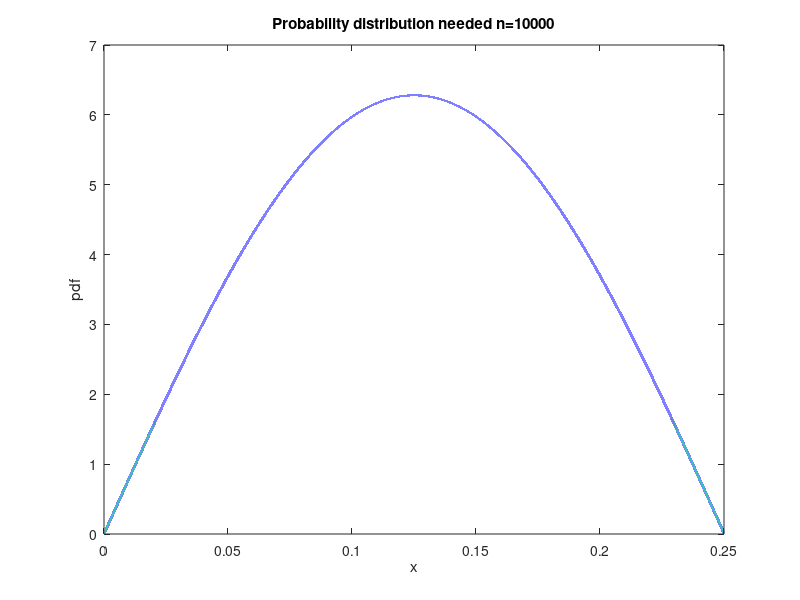

The MATLAB source for this figure: (Note: this script raises an error after producing the figure.)
clear all;
close all;
n=10000;
accept=zeros(n,1);
pi=3.14;
dx=0.000001;
x=0:dx:0.25;
y=2*pi*sin(4*pi*x);
c=max(y);
plot(x,y,'lineWidth',2)
title('Probability distribution needed n=10000')
xlabel('x')
ylabel('pdf')
count =0;
for i=1:n
    flag = 1;
    while flag == 1
        x1=rand()/4;
        x2=rand();
        count=count+1;
        if x2 < 2*pi*sin(4*pi*x1)/c
            accept(i)=x1;
            flag=0;
        end
    end
end
count
figure;
h=histogram(accept)
title('Histogram of random variables accepted n=10000')
xlabel('x')
ylabel('Frequency')
figure;
histogram(accept,'Normalization','probability');
title('Histogram normalized to probability values of random variables accepted n=10000')
xlabel('x')
ylabel('Frequency normalized to probability')
